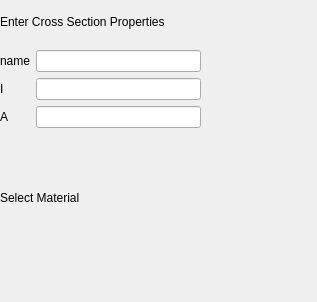
<?xml version="1.0" encoding="UTF-8"?>
<ui version="4.0">
 <class>DeletePointsLayout</class>
 <widget class="QWidget" name="DeletePointsLayout">
  <property name="geometry">
   <rect>
    <x>0</x>
    <y>0</y>
    <width>317</width>
    <height>302</height>
   </rect>
  </property>
  <property name="windowTitle">
   <string>Form</string>
  </property>
  <widget class="QWidget" name="verticalLayoutWidget">
   <property name="geometry">
    <rect>
     <x>0</x>
     <y>0</y>
     <width>201</width>
     <height>261</height>
    </rect>
   </property>
   <layout class="QVBoxLayout" name="verticalLayout">
    <item>
     <layout class="QVBoxLayout" name="mainLayout">
      <item>
       <widget class="QLabel" name="label">
        <property name="text">
         <string>Enter Cross Section Properties</string>
        </property>
       </widget>
      </item>
      <item>
       <layout class="QGridLayout" name="gridLayout">
        <item row="0" column="1">
         <widget class="QLineEdit" name="csNameLineEdit"/>
        </item>
        <item row="0" column="0">
         <widget class="QLabel" name="label_3">
          <property name="text">
           <string>name</string>
          </property>
         </widget>
        </item>
        <item row="2" column="0">
         <widget class="QLabel" name="label_5">
          <property name="text">
           <string>A</string>
          </property>
         </widget>
        </item>
        <item row="1" column="1">
         <widget class="QLineEdit" name="csInnertiaLineEdit"/>
        </item>
        <item row="2" column="1">
         <widget class="QLineEdit" name="csAreaLineEdit"/>
        </item>
        <item row="1" column="0">
         <widget class="QLabel" name="label_4">
          <property name="text">
           <string>I</string>
          </property>
         </widget>
        </item>
       </layout>
      </item>
     </layout>
    </item>
    <item>
     <widget class="QLabel" name="label_6">
      <property name="text">
       <string>Select Material</string>
      </property>
     </widget>
    </item>
   </layout>
  </widget>
 </widget>
 <resources/>
 <connections/>
</ui>
